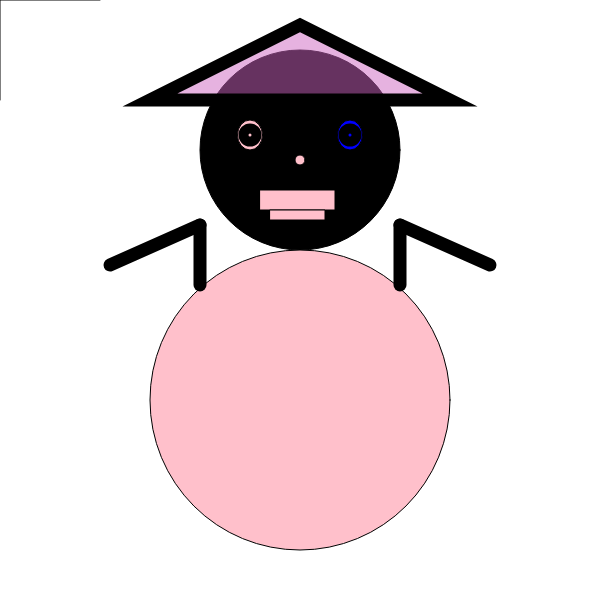
Frame 1 (no input)
Frame 60 (no input): identical to frame 1, image omitted
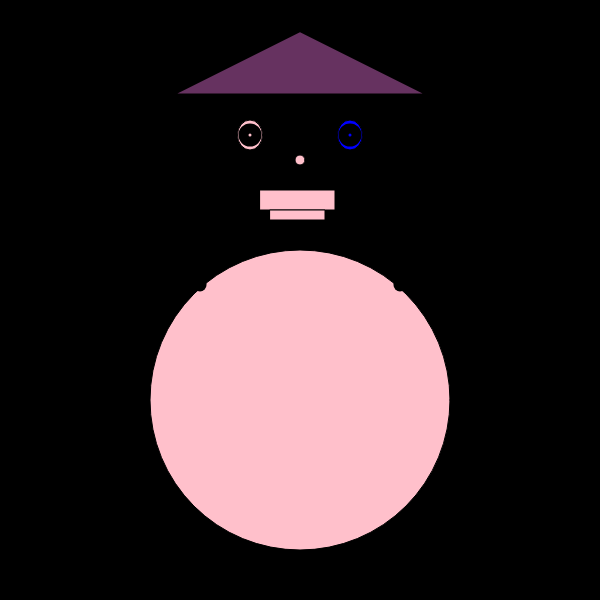
Frame 120 (the mouse pressed at the canvas centre since frame 60)

The p5.js sketch that drew these frames (run headless with seeded random() and noise() and a simulated clock; from frame 60 on, the mouse is pressed at the canvas centre):

// p5.js sketch
// ── sketch.js
var backgroundColor = "white";

function setup() {
  // put setup code here
  createCanvas(600,600);}

function draw() {
  // put drawing code here
background(backgroundColor);
fill("black");
strokeWeight(1);


line(mouseX, 0, mouseX, 100);
 line(0, mouseY, 100, mouseY);

  // head
  ellipse(300,150,200,200);
  fill("pink");
  ellipse(300,400,300,300);
  fill("pink");
  //mouth
  rect(260,190,75,20);
  rect(270,210,55,10);
//nose
ellipse(300,160,10,10);

strokeWeight(1);
  //eyes
ellipse(250,135,25,30);
fill("blue");

  //eyes
ellipse(350,135,25,30);
  fill("white");

  //tail
  strokeWeight(13);
  line(400,285,400,225);
  line(490,265,400,225);

  line(200,285,200,225);
  line(110,265,200,225);

  //hat
  fill(204,101, 192, 127);
  triangle(450,100,300,25,150,100);

  fill(0,0,0,0);
  ellipse(350,135,10,10);
  //second pupil

  ellipse(250,135,10,10);

  //mouse

}

function mousePressed(){
  backgroundColor = "black";
}

function mouseReleased(){
  backgroundColor = "white";
}

function keyPressed(){
  console.log("Current key: " + key + " : " + keyCode);
  if(key == "r"){
    backgroundColor = "red";
  }else if(key == "g"){
    backgroundColor = "green";
  }else if(key == "b"){
    backgroundColor = "blue";
}
}
